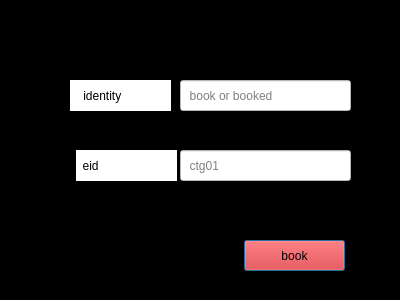
<?xml version="1.0" encoding="UTF-8"?>
<ui version="4.0">
 <class>resortbookctgDialog</class>
 <widget class="QDialog" name="resortbookctgDialog">
  <property name="geometry">
   <rect>
    <x>0</x>
    <y>0</y>
    <width>400</width>
    <height>300</height>
   </rect>
  </property>
  <property name="windowTitle">
   <string>Dialog</string>
  </property>
  <property name="styleSheet">
   <string notr="true">background:rgb(0, 0, 0)</string>
  </property>
  <widget class="QLabel" name="label_identityresctg">
   <property name="geometry">
    <rect>
     <x>70</x>
     <y>80</y>
     <width>101</width>
     <height>31</height>
    </rect>
   </property>
   <property name="styleSheet">
    <string notr="true">font: 75 10pt &quot;MS Shell Dlg 2&quot;;
background:rgb(255, 255, 255)</string>
   </property>
   <property name="text">
    <string>    identity</string>
   </property>
  </widget>
  <widget class="QLineEdit" name="lineEdit_identityresctg">
   <property name="geometry">
    <rect>
     <x>180</x>
     <y>80</y>
     <width>171</width>
     <height>31</height>
    </rect>
   </property>
   <property name="styleSheet">
    <string notr="true">font: 75 10pt &quot;MS Shell Dlg 2&quot;;
background:rgb(255, 255, 255)</string>
   </property>
   <property name="placeholderText">
    <string>  book or booked</string>
   </property>
  </widget>
  <widget class="QPushButton" name="pushButton_identityresctg">
   <property name="geometry">
    <rect>
     <x>244</x>
     <y>240</y>
     <width>101</width>
     <height>31</height>
    </rect>
   </property>
   <property name="styleSheet">
    <string notr="true">font: 75 12pt &quot;MS Shell Dlg 2&quot;;
background:rgb(255, 0, 0)</string>
   </property>
   <property name="text">
    <string>book</string>
   </property>
  </widget>
  <widget class="QLabel" name="label_eidresctg">
   <property name="geometry">
    <rect>
     <x>76</x>
     <y>150</y>
     <width>101</width>
     <height>31</height>
    </rect>
   </property>
   <property name="styleSheet">
    <string notr="true">font: 75 10pt &quot;MS Shell Dlg 2&quot;;
background:rgb(255, 255, 255)</string>
   </property>
   <property name="text">
    <string>  eid</string>
   </property>
  </widget>
  <widget class="QLineEdit" name="lineEdit_eidresctg">
   <property name="geometry">
    <rect>
     <x>180</x>
     <y>150</y>
     <width>171</width>
     <height>31</height>
    </rect>
   </property>
   <property name="styleSheet">
    <string notr="true">font: 75 10pt &quot;MS Shell Dlg 2&quot;;
background:rgb(255, 255, 255)</string>
   </property>
   <property name="placeholderText">
    <string>  ctg01</string>
   </property>
  </widget>
 </widget>
 <resources/>
 <connections/>
</ui>
